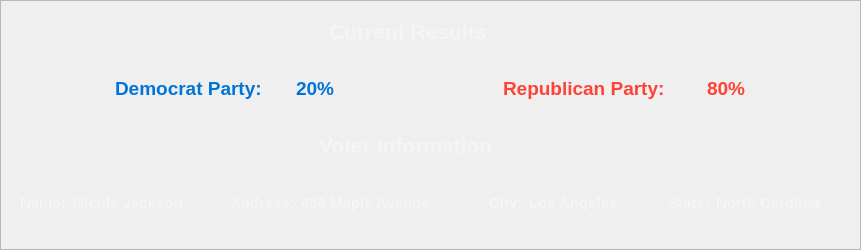
        <widget class="QFrame" name="infoFrame">
         <property name="maximumSize">
          <size>
           <width>861</width>
           <height>251</height>
          </size>
         </property>
         <property name="styleSheet">
          <string notr="true">#infoFrame {
   background-color: rgba(46, 47, 56, 0.8);
   border-radius: 15px;
   border-style: outset;
   border-width: 2px;
   border-radius: 15px;
   border-color: black;
   padding: 4px;
}
</string>
         </property>
         <property name="frameShape">
          <enum>QFrame::StyledPanel</enum>
         </property>
         <property name="frameShadow">
          <enum>QFrame::Raised</enum>
         </property>
         <widget class="QFrame" name="infoVerticalFrame">
          <property name="geometry">
           <rect>
            <x>0</x>
            <y>0</y>
            <width>861</width>
            <height>241</height>
           </rect>
          </property>
          <property name="minimumSize">
           <size>
            <width>861</width>
            <height>241</height>
           </size>
          </property>
          <property name="maximumSize">
           <size>
            <width>861</width>
            <height>241</height>
           </size>
          </property>
          <property name="styleSheet">
           <string notr="true">#infoVerticalFrame {
   background-color: none;
   color: rgb(245,245,245);
   border: none;
}</string>
          </property>
          <layout class="QVBoxLayout" name="verticalLayout_2">
           <property name="leftMargin">
            <number>6</number>
           </property>
           <property name="topMargin">
            <number>6</number>
           </property>
           <property name="rightMargin">
            <number>6</number>
           </property>
           <property name="bottomMargin">
            <number>6</number>
           </property>
           <item>
            <widget class="QWidget" name="horizontalWidget_9" native="true">
             <property name="minimumSize">
              <size>
               <width>861</width>
               <height>41</height>
              </size>
             </property>
             <property name="maximumSize">
              <size>
               <width>861</width>
               <height>41</height>
              </size>
             </property>
             <property name="styleSheet">
              <string notr="true">   background-color: none;
   color: rgb(245,245,245);
   border: none;</string>
             </property>
             <layout class="QHBoxLayout" name="horizontalLayout_12">
              <item>
               <spacer name="horizontalSpacer_31">
                <property name="orientation">
                 <enum>Qt::Horizontal</enum>
                </property>
                <property name="sizeType">
                 <enum>QSizePolicy::Fixed</enum>
                </property>
                <property name="sizeHint" stdset="0">
                 <size>
                  <width>120</width>
                  <height>20</height>
                 </size>
                </property>
               </spacer>
              </item>
              <item>
               <widget class="QLabel" name="currentResultLabel">
                <property name="maximumSize">
                 <size>
                  <width>215</width>
                  <height>51</height>
                 </size>
                </property>
                <property name="font">
                 <font>
                  <family>Arial</family>
                  <pointsize>16</pointsize>
                  <weight>75</weight>
                  <italic>false</italic>
                  <bold>true</bold>
                 </font>
                </property>
                <property name="styleSheet">
                 <string notr="true">QLabel {
   color: rgb(245,245,245);
}</string>
                </property>
                <property name="text">
                 <string>Current Results</string>
                </property>
               </widget>
              </item>
              <item>
               <spacer name="horizontalSpacer_32">
                <property name="orientation">
                 <enum>Qt::Horizontal</enum>
                </property>
                <property name="sizeType">
                 <enum>QSizePolicy::Fixed</enum>
                </property>
                <property name="sizeHint" stdset="0">
                 <size>
                  <width>120</width>
                  <height>20</height>
                 </size>
                </property>
               </spacer>
              </item>
             </layout>
            </widget>
           </item>
           <item>
            <widget class="QFrame" name="horizontalFrame_3">
             <property name="minimumSize">
              <size>
               <width>861</width>
               <height>0</height>
              </size>
             </property>
             <property name="maximumSize">
              <size>
               <width>861</width>
               <height>51</height>
              </size>
             </property>
             <property name="styleSheet">
              <string notr="true">   background-color: none;
   color: rgb(245,245,245);
   border: none;</string>
             </property>
             <layout class="QHBoxLayout" name="horizontalLayout_13">
              <item>
               <spacer name="horizontalSpacer_33">
                <property name="orientation">
                 <enum>Qt::Horizontal</enum>
                </property>
                <property name="sizeType">
                 <enum>QSizePolicy::Preferred</enum>
                </property>
                <property name="sizeHint" stdset="0">
                 <size>
                  <width>120</width>
                  <height>20</height>
                 </size>
                </property>
               </spacer>
              </item>
              <item>
               <widget class="QLabel" name="demLabel">
                <property name="minimumSize">
                 <size>
                  <width>175</width>
                  <height>0</height>
                 </size>
                </property>
                <property name="maximumSize">
                 <size>
                  <width>172</width>
                  <height>31</height>
                 </size>
                </property>
                <property name="font">
                 <font>
                  <family>Arial</family>
                  <pointsize>14</pointsize>
                  <weight>75</weight>
                  <italic>false</italic>
                  <bold>true</bold>
                 </font>
                </property>
                <property name="styleSheet">
                 <string notr="true">QLabel {
    background-color: none;
   color: #0074D9;
   border: none;
}</string>
                </property>
                <property name="text">
                 <string>Democrat Party:</string>
                </property>
               </widget>
              </item>
              <item>
               <widget class="QLabel" name="demVote">
                <property name="minimumSize">
                 <size>
                  <width>51</width>
                  <height>0</height>
                 </size>
                </property>
                <property name="maximumSize">
                 <size>
                  <width>51</width>
                  <height>31</height>
                 </size>
                </property>
                <property name="font">
                 <font>
                  <family>Arial</family>
                  <pointsize>14</pointsize>
                  <weight>75</weight>
                  <italic>false</italic>
                  <bold>true</bold>
                 </font>
                </property>
                <property name="styleSheet">
                 <string notr="true">QLabel {
    background-color: none;
   color: #0074D9;
   border: none;
}</string>
                </property>
                <property name="text">
                 <string>20%</string>
                </property>
               </widget>
              </item>
              <item>
               <spacer name="horizontalSpacer_34">
                <property name="orientation">
                 <enum>Qt::Horizontal</enum>
                </property>
                <property name="sizeType">
                 <enum>QSizePolicy::Fixed</enum>
                </property>
                <property name="sizeHint" stdset="0">
                 <size>
                  <width>150</width>
                  <height>20</height>
                 </size>
                </property>
               </spacer>
              </item>
              <item>
               <widget class="QLabel" name="repLabel">
                <property name="minimumSize">
                 <size>
                  <width>198</width>
                  <height>0</height>
                 </size>
                </property>
                <property name="maximumSize">
                 <size>
                  <width>187</width>
                  <height>31</height>
                 </size>
                </property>
                <property name="font">
                 <font>
                  <family>Arial</family>
                  <pointsize>14</pointsize>
                  <weight>75</weight>
                  <italic>false</italic>
                  <bold>true</bold>
                 </font>
                </property>
                <property name="styleSheet">
                 <string notr="true">QLabel {
    background-color: none;
   color:  #FF4136;
   border: none;
}</string>
                </property>
                <property name="text">
                 <string>Republican Party:</string>
                </property>
               </widget>
              </item>
              <item>
               <widget class="QLabel" name="repVote">
                <property name="minimumSize">
                 <size>
                  <width>51</width>
                  <height>0</height>
                 </size>
                </property>
                <property name="maximumSize">
                 <size>
                  <width>51</width>
                  <height>31</height>
                 </size>
                </property>
                <property name="font">
                 <font>
                  <family>Arial</family>
                  <pointsize>14</pointsize>
                  <weight>75</weight>
                  <italic>false</italic>
                  <bold>true</bold>
                 </font>
                </property>
                <property name="styleSheet">
                 <string notr="true">QLabel {
    background-color: none;
   color: #FF4136;
   border: none;
}</string>
                </property>
                <property name="text">
                 <string>80%</string>
                </property>
               </widget>
              </item>
              <item>
               <spacer name="horizontalSpacer_37">
                <property name="orientation">
                 <enum>Qt::Horizontal</enum>
                </property>
                <property name="sizeType">
                 <enum>QSizePolicy::Preferred</enum>
                </property>
                <property name="sizeHint" stdset="0">
                 <size>
                  <width>120</width>
                  <height>20</height>
                 </size>
                </property>
               </spacer>
              </item>
             </layout>
            </widget>
           </item>
           <item>
            <widget class="QWidget" name="horizontalWidget_5" native="true">
             <property name="minimumSize">
              <size>
               <width>861</width>
               <height>41</height>
              </size>
             </property>
             <property name="maximumSize">
              <size>
               <width>861</width>
               <height>41</height>
              </size>
             </property>
             <property name="styleSheet">
              <string notr="true">   background-color: none;
   color: rgb(245,245,245);
   border: none;</string>
             </property>
             <layout class="QHBoxLayout" name="horizontalLayout_8">
              <item>
               <spacer name="horizontalSpacer_14">
                <property name="orientation">
                 <enum>Qt::Horizontal</enum>
                </property>
                <property name="sizeType">
                 <enum>QSizePolicy::Fixed</enum>
                </property>
                <property name="sizeHint" stdset="0">
                 <size>
                  <width>120</width>
                  <height>20</height>
                 </size>
                </property>
               </spacer>
              </item>
              <item>
               <widget class="QLabel" name="voterLabel">
                <property name="maximumSize">
                 <size>
                  <width>235</width>
                  <height>51</height>
                 </size>
                </property>
                <property name="font">
                 <font>
                  <family>Arial</family>
                  <pointsize>16</pointsize>
                  <weight>75</weight>
                  <italic>false</italic>
                  <bold>true</bold>
                 </font>
                </property>
                <property name="styleSheet">
                 <string notr="true">QLabel {
   color: rgb(245,245,245);
}</string>
                </property>
                <property name="text">
                 <string>Voter Information</string>
                </property>
               </widget>
              </item>
              <item>
               <spacer name="horizontalSpacer_15">
                <property name="orientation">
                 <enum>Qt::Horizontal</enum>
                </property>
                <property name="sizeType">
                 <enum>QSizePolicy::Fixed</enum>
                </property>
                <property name="sizeHint" stdset="0">
                 <size>
                  <width>120</width>
                  <height>20</height>
                 </size>
                </property>
               </spacer>
              </item>
             </layout>
            </widget>
           </item>
           <item>
            <widget class="QFrame" name="horizontalFrame_2">
             <property name="minimumSize">
              <size>
               <width>861</width>
               <height>51</height>
              </size>
             </property>
             <property name="maximumSize">
              <size>
               <width>861</width>
               <height>51</height>
              </size>
             </property>
             <property name="styleSheet">
              <string notr="true">   background-color: none;
   color: rgb(245,245,245);
   border: none;</string>
             </property>
             <layout class="QHBoxLayout" name="horizontalLayout_7">
              <item>
               <spacer name="horizontalSpacer_22">
                <property name="orientation">
                 <enum>Qt::Horizontal</enum>
                </property>
                <property name="sizeType">
                 <enum>QSizePolicy::Fixed</enum>
                </property>
                <property name="sizeHint" stdset="0">
                 <size>
                  <width>5</width>
                  <height>20</height>
                 </size>
                </property>
               </spacer>
              </item>
              <item>
               <widget class="QLabel" name="nameLabel">
                <property name="maximumSize">
                 <size>
                  <width>61</width>
                  <height>31</height>
                 </size>
                </property>
                <property name="font">
                 <font>
                  <family>Arial</family>
                  <pointsize>11</pointsize>
                  <weight>75</weight>
                  <italic>false</italic>
                  <bold>true</bold>
                 </font>
                </property>
                <property name="styleSheet">
                 <string notr="true">QLabel {
    background-color: none;
   color: rgb(245,245,245);
   border: none;
}</string>
                </property>
                <property name="text">
                 <string>Name:</string>
                </property>
               </widget>
              </item>
              <item>
               <widget class="QLabel" name="name">
                <property name="minimumSize">
                 <size>
                  <width>145</width>
                  <height>0</height>
                 </size>
                </property>
                <property name="maximumSize">
                 <size>
                  <width>170</width>
                  <height>31</height>
                 </size>
                </property>
                <property name="font">
                 <font>
                  <family>Arial</family>
                  <pointsize>11</pointsize>
                  <weight>75</weight>
                  <italic>false</italic>
                  <bold>true</bold>
                 </font>
                </property>
                <property name="styleSheet">
                 <string notr="true">QLabel {
   background-color: none;
   color: rgb(245,245,245);
   border: none;
}</string>
                </property>
                <property name="text">
                 <string>Michle Jackson</string>
                </property>
               </widget>
              </item>
              <item>
               <spacer name="horizontalSpacer_18">
                <property name="orientation">
                 <enum>Qt::Horizontal</enum>
                </property>
                <property name="sizeType">
                 <enum>QSizePolicy::Fixed</enum>
                </property>
                <property name="sizeHint" stdset="0">
                 <size>
                  <width>40</width>
                  <height>20</height>
                 </size>
                </property>
               </spacer>
              </item>
              <item>
               <widget class="QLabel" name="addressLabel">
                <property name="maximumSize">
                 <size>
                  <width>86</width>
                  <height>31</height>
                 </size>
                </property>
                <property name="font">
                 <font>
                  <family>Arial</family>
                  <pointsize>11</pointsize>
                  <weight>75</weight>
                  <italic>false</italic>
                  <bold>true</bold>
                 </font>
                </property>
                <property name="styleSheet">
                 <string notr="true">QLabel {
    background-color: none;
   color: rgb(245,245,245);
   border: none;
}</string>
                </property>
                <property name="text">
                 <string>Address:</string>
                </property>
               </widget>
              </item>
              <item>
               <widget class="QLabel" name="address">
                <property name="minimumSize">
                 <size>
                  <width>165</width>
                  <height>31</height>
                 </size>
                </property>
                <property name="maximumSize">
                 <size>
                  <width>145</width>
                  <height>31</height>
                 </size>
                </property>
                <property name="font">
                 <font>
                  <family>Arial</family>
                  <pointsize>11</pointsize>
                  <weight>75</weight>
                  <italic>false</italic>
                  <bold>true</bold>
                 </font>
                </property>
                <property name="styleSheet">
                 <string notr="true">QLabel {
   background-color: none;
   color: rgb(245,245,245);
   border: none;
}</string>
                </property>
                <property name="text">
                 <string>456 Maple Avenue</string>
                </property>
               </widget>
              </item>
              <item>
               <spacer name="horizontalSpacer_19">
                <property name="orientation">
                 <enum>Qt::Horizontal</enum>
                </property>
                <property name="sizeType">
                 <enum>QSizePolicy::Fixed</enum>
                </property>
                <property name="sizeHint" stdset="0">
                 <size>
                  <width>70</width>
                  <height>20</height>
                 </size>
                </property>
               </spacer>
              </item>
              <item>
               <widget class="QLabel" name="cityLabel">
                <property name="maximumSize">
                 <size>
                  <width>46</width>
                  <height>31</height>
                 </size>
                </property>
                <property name="font">
                 <font>
                  <family>Arial</family>
                  <pointsize>11</pointsize>
                  <weight>75</weight>
                  <italic>false</italic>
                  <bold>true</bold>
                 </font>
                </property>
                <property name="styleSheet">
                 <string notr="true">QLabel {
    background-color: none;
   color: rgb(245,245,245);
   border: none;
}</string>
                </property>
                <property name="text">
                 <string>City:</string>
                </property>
               </widget>
              </item>
              <item>
               <widget class="QLabel" name="city">
                <property name="minimumSize">
                 <size>
                  <width>145</width>
                  <height>0</height>
                 </size>
                </property>
                <property name="maximumSize">
                 <size>
                  <width>145</width>
                  <height>31</height>
                 </size>
                </property>
                <property name="font">
                 <font>
                  <family>Arial</family>
                  <pointsize>11</pointsize>
                  <weight>75</weight>
                  <italic>false</italic>
                  <bold>true</bold>
                 </font>
                </property>
                <property name="styleSheet">
                 <string notr="true">QLabel {
   background-color: none;
   color: rgb(245,245,245);
   border: none;
}</string>
                </property>
                <property name="text">
                 <string>Los Angeles</string>
                </property>
               </widget>
              </item>
              <item>
               <spacer name="horizontalSpacer_20">
                <property name="orientation">
                 <enum>Qt::Horizontal</enum>
                </property>
                <property name="sizeType">
                 <enum>QSizePolicy::Fixed</enum>
                </property>
                <property name="sizeHint" stdset="0">
                 <size>
                  <width>20</width>
                  <height>20</height>
                 </size>
                </property>
               </spacer>
              </item>
              <item>
               <widget class="QLabel" name="stateLabel">
                <property name="maximumSize">
                 <size>
                  <width>56</width>
                  <height>31</height>
                 </size>
                </property>
                <property name="font">
                 <font>
                  <family>Arial</family>
                  <pointsize>11</pointsize>
                  <weight>75</weight>
                  <italic>false</italic>
                  <bold>true</bold>
                 </font>
                </property>
                <property name="styleSheet">
                 <string notr="true">QLabel {
    background-color: none;
   color: rgb(245,245,245);
   border: none;
}</string>
                </property>
                <property name="text">
                 <string>State:</string>
                </property>
               </widget>
              </item>
              <item>
               <widget class="QLabel" name="state">
                <property name="minimumSize">
                 <size>
                  <width>145</width>
                  <height>0</height>
                 </size>
                </property>
                <property name="maximumSize">
                 <size>
                  <width>145</width>
                  <height>31</height>
                 </size>
                </property>
                <property name="font">
                 <font>
                  <family>Arial</family>
                  <pointsize>11</pointsize>
                  <weight>75</weight>
                  <italic>false</italic>
                  <bold>true</bold>
                 </font>
                </property>
                <property name="styleSheet">
                 <string notr="true">QLabel {
   background-color: none;
   color: rgb(245,245,245);
   border: none;
}</string>
                </property>
                <property name="text">
                 <string>North Carolina</string>
                </property>
               </widget>
              </item>
              <item>
               <spacer name="horizontalSpacer_21">
                <property name="orientation">
                 <enum>Qt::Horizontal</enum>
                </property>
                <property name="sizeType">
                 <enum>QSizePolicy::Fixed</enum>
                </property>
                <property name="sizeHint" stdset="0">
                 <size>
                  <width>30</width>
                  <height>20</height>
                 </size>
                </property>
               </spacer>
              </item>
             </layout>
            </widget>
           </item>
          </layout>
         </widget>
        </widget>
